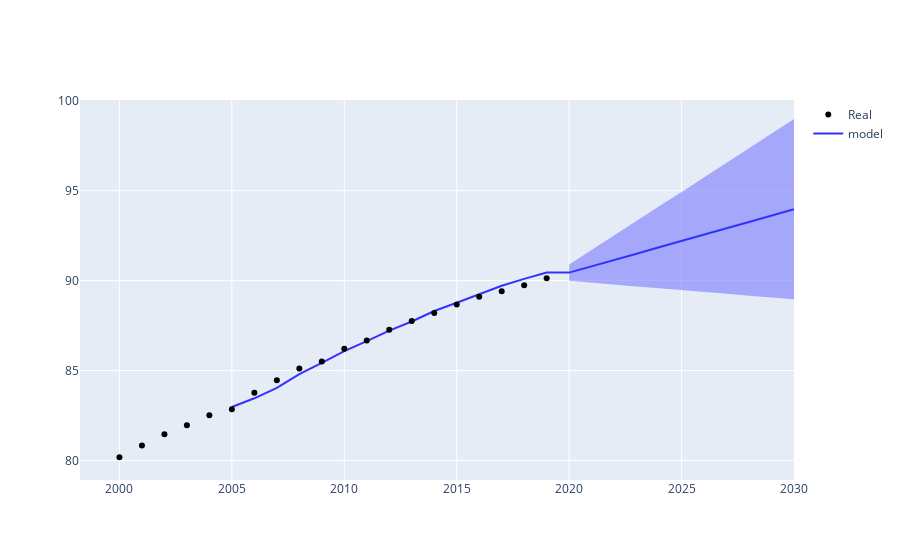

Notebook code for this chart:
### Code cell
model = models.load_model('model_4.h5')
X_f, Y_f = preparar_datos(ts4)
X_f = np.array(X_f, dtype=float)
X_f = tf.convert_to_tensor(X_f)
Y_f_p = model.predict(X_f, verbose=0).reshape(-1)
ts4_c = ts4.copy()
for i in range(11):
    X_, Y_ = preparar_datos(ts4_c)
    X_ = np.array(X_, dtype=float)
    X_ = tf.convert_to_tensor(X_[-1].reshape(1,-1))
    Y_proy = model.predict(X_, verbose = 0)[0][0]
    Anio_pr = ts4_c['Anio'].values[-1] + 1
    ts4_c.loc[len(ts4_c)] = [Anio_pr, Y_proy]
    Y_f_p = np.append(Y_f_p, Y_proy)
anios_p = ts4_c.Anio.values[5:]
anios_proy = np.arange(2020,2031)
proms = Y_f_p[-11:]
max = np.array([])
min = np.array([])
error = 2*rmse_4
suma = 0
for prom in proms:
    suma += error
    max = np.append(max,prom+suma)
    min = np.append(min,prom-suma)
fig = go.Figure()
fig.add_trace(go.Scatter(x = anios_proy, y = max, mode = 'lines',line_color='rgba(0,0,0,0)',showlegend=False))
fig.add_trace(go.Scatter(x = anios_proy, y = min, fill='tonexty', mode = 'lines',line_color='rgba(100,100,255,1)', line_width=0,showlegend=False))
fig.add_trace(go.Scatter(x = anios_p, y = Y_f_p, mode = 'lines', line_color = 'rgb(50,50,255)', name = 'model'))
fig.add_trace(go.Scatter(x = ts4.Anio, y = ts4.prom, mode = 'markers', line_color = 'black', name = 'Real'))
fig.show()

### Figure 1 — Plotly figure (JSON) as saved in the notebook; plotly's stock layout.template omitted (floating-point values rounded to 4 significant figures)
{"data": [{"line": {"color": "rgba(0,0,0,0)"}, "mode": "lines", "showlegend": false, "type": "scatter", "x": [2020, 2021, 2022, 2023, 2024, 2025, 2026, 2027, 2028, 2029, 2030], "y": [90.9, 91.72, 92.52, 93.32, 94.14, 94.93, 95.75, 96.55, 97.36, 98.18, 98.99]}, {"fill": "tonexty", "line": {"color": "rgba(100,100,255,1)", "width": 0}, "mode": "lines", "showlegend": false, "type": "scatter", "x": [2020, 2021, 2022, 2023, 2024, 2025, 2026, 2027, 2028, 2029, 2030], "y": [89.99, 89.9, 89.78, 89.68, 89.58, 89.46, 89.37, 89.26, 89.16, 89.07, 88.96]}, {"line": {"color": "rgb(50,50,255)"}, "mode": "lines", "name": "model", "type": "scatter", "x": [2005, 2006, 2007, 2008, 2009, 2010, 2011, 2012, 2013, 2014, 2015, 2016, 2017, 2018, 2019, 2020, 2021, 2022, 2023, 2024, 2025, 2026, 2027, 2028, 2029, 2030], "y": [82.98, 83.46, 84.04, 84.81, 85.43, 86.08, 86.64, 87.22, 87.73, 88.31, 88.77, 89.26, 89.71, 90.1, 90.45, 90.45, 90.81, 91.15, 91.5, 91.86, 92.2, 92.56, 92.91, 93.26, 93.62, 93.97]}, {"line": {"color": "black"}, "mode": "markers", "name": "Real", "type": "scatter", "x": [2000, 2001, 2002, 2003, 2004, 2005, 2006, 2007, 2008, 2009, 2010, 2011, 2012, 2013, 2014, 2015, 2016, 2017, 2018, 2019], "y": [80.18, 80.83, 81.47, 81.96, 82.52, 82.85, 83.77, 84.47, 85.12, 85.51, 86.21, 86.68, 87.27, 87.75, 88.2, 88.68, 89.1, 89.4, 89.75, 90.13]}], "layout": {}}
